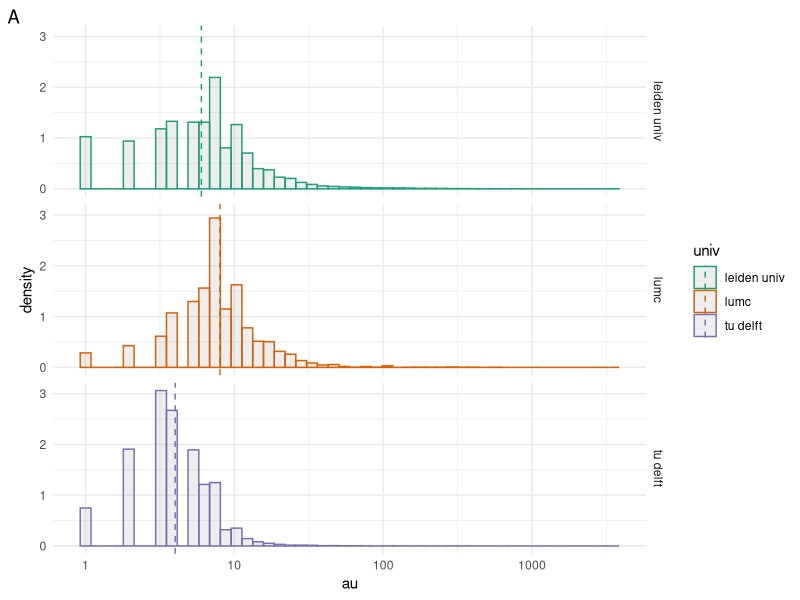

This chart was generated by the following R code:
library(readr)
au_per_paper <- read_delim("data/au_per_paper.txt", 
                           "\t", escape_double = FALSE, trim_ws = TRUE)

# Basic descriptives
require(plyr)
desc <- ddply(au_per_paper, "univ", summarise, mean = mean(au), median = median(au),
      sd = sd(au))

library(ggplot2)
ggplot(au_per_paper, aes(x=au, color=univ)) +
#  geom_density() +
  geom_histogram(aes(y=..density..), alpha=0.1, 
                 position="identity", bins = 50) +
  scale_x_continuous(trans = "log10") +
  geom_vline(data=desc, aes(xintercept = median, color = univ), linetype = "dashed") +
  scale_color_brewer(palette="Dark2") +
  labs(tag = "A") +
  theme_minimal() +
  facet_grid(univ~.)
